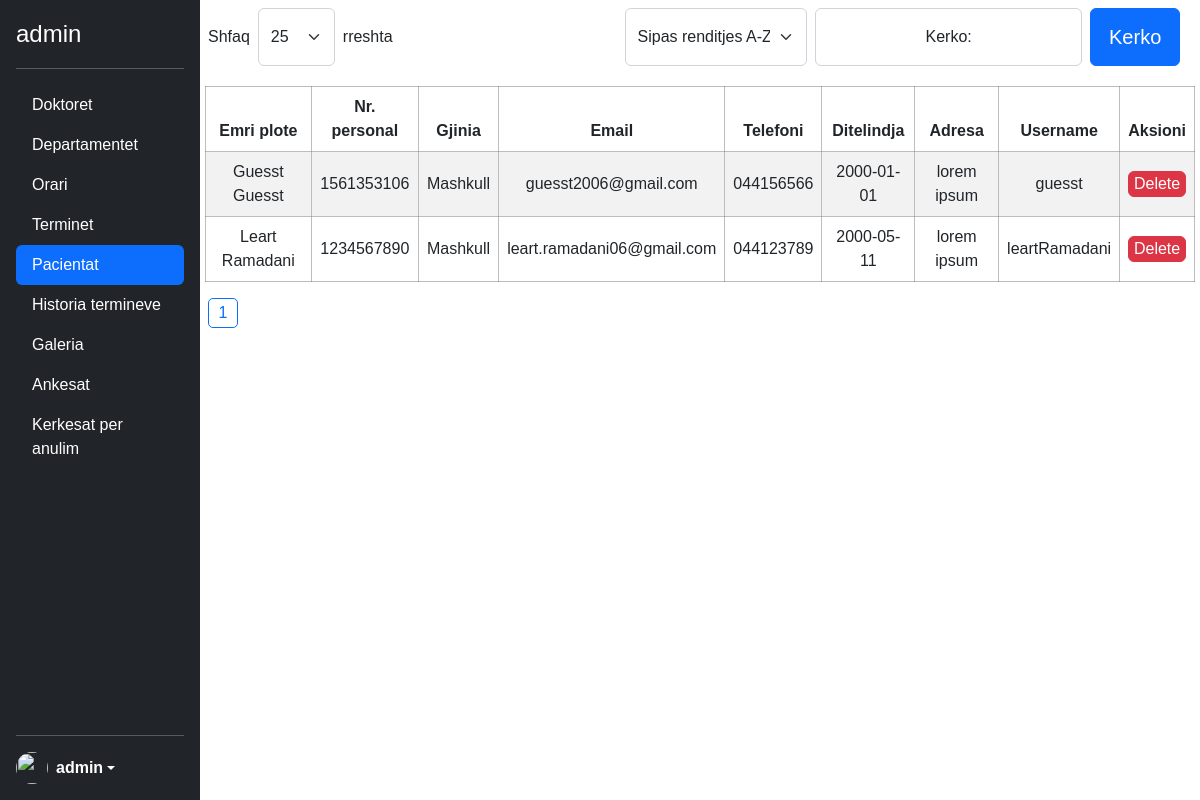
Page /admin/pacientat.php (signed in) on the committed database.
### tables this page shows
CREATE TABLE `patient_table` (
  `id` int(11) NOT NULL,
  `emri` varchar(100) NOT NULL,
  `mbiemri` varchar(100) NOT NULL,
  `numri_personal` int(10) NOT NULL,
  `gjinia` varchar(100) NOT NULL,
  `email` varchar(100) NOT NULL,
  `telefoni` varchar(100) NOT NULL,
  `ditlindja` date NOT NULL,
  `adresa` varchar(100) NOT NULL,
  `username` varchar(100) NOT NULL,
  `password` varchar(225) NOT NULL,
  `veri_code` int(6) NOT NULL,
  `veri_date` date NOT NULL,
  `veri_time` time NOT NULL,
  `verificated` tinyint(1) NOT NULL
);

### admin/pacientat.php (the view, shortened to what this page needs)
<?php
include('../config.php');
?>
<?php include('header.php') ?>
</head>
<body>
    <div class="sideBlock">
        <button type="button" class="ham" id="ham_menu"><i class="fa-solid fa-bars"></i></button>
    </div>
    <div class="d-flex flex-column flex-shrink-0 p-3 text-white bg-dark sidebar">
        <p class="d-flex align-items-center mb-3 mb-md-0 me-md-auto text-white ">
            <span class="fs-4"><?php echo $_SESSION['admin'] ?></span>
        </p>
        <hr>
        <ul class="nav nav-pills flex-column mb-auto">
            <li class="nav-item"><a href="doktoret.php" class="nav-link text-white">Doktoret</a></li>
            <li><a href="departamentet.php" class="nav-link text-white">Departamentet</a></li>
            <li><a href="orari.php" class="nav-link text-white">Orari</a></li>
            <li><a href="terminet.php" class="nav-link text-white">Terminet</a></li>
            <li><a href="pacientat.php" class="nav-link text-white active" aria-current="page">Pacientat</a></li>
            <li><a href="historiaTerminit.php" class="nav-link text-white">Historia termineve</a></li>
            <li class="nav-item"><a href="galeria.php" class="nav-link text-white">Galeria</a></li>
            <li><a href="ankesat.php" class="nav-link text-white">Ankesat</a></li>
            <li><a href="kerkesatAnulimit.php" class="nav-link text-white">Kerkesat per anulim</a></li>
        </ul>
        <hr>
        <div class="dropdown">
            <a href="#" class="d-flex align-items-center text-white text-decoration-none dropdown-toggle" id="dropdownUser1" data-bs-toggle="dropdown" aria-expanded="false">
                <img src="https://w7.pngwing.com/pngs/200/420/png-transparent-user-profile-computer-icons-overview-rectangle-black-data-thumbnail.png" alt="" width="32" height="32" class="rounded-circle me-2">
                <strong><?php echo $_SESSION['admin'] ?></strong>
            </a>
        </div>
    </div>
    <?php
    $searchedQuery = "";
    $entries = isset($_GET['entries']) ? $_GET['entries'] : 25;
    $sortDefault = "default";
    $sortBy = isset($_GET['sortBy']) ? $_GET['sortBy'] : $sortDefault;
    $sort = "";
    $countSql = "SELECT COUNT(*) as total FROM patient_table";
    $countPrep = $con->prepare($countSql);
    $countPrep->execute();
    $totalRows = $countPrep->fetch();
    $totalRows = $totalRows['total'];
    $totalPages = ceil($totalRows / $entries);
    $currentPage = isset($_GET['page']) ? $_GET['page'] : 1;
    $startIndex = ($currentPage - 1) * $entries;
    if ($sortBy == "default") {
        $sort = " ORDER BY emri ASC LIMIT :startIndex, $entries";
        $sortASC = 'selected';
        $searchedQuery = isset($_GET['keyword']) ? $_GET['keyword'] : "";
    } else if ($sortBy == "ASC") {
        $sort = " ORDER BY emri ASC LIMIT :startIndex, $entries";
        $sortASC = 'selected';
        $searchedQuery = isset($_GET['keyword']) ? $_GET['keyword'] : "";
    } else if ($sortBy == "DESC") {
        $sort = " ORDER BY emri DESC LIMIT :startIndex, $entries";
        $sortDESC = 'selected';
        $searchedQuery = isset($_GET['keyword']) ? $_GET['keyword'] : "";
    }
    if (isset($_GET['search']) && !empty($_GET['keyword'])) {
        $keyword = $_GET['keyword'];
        $sort = "SELECT * FROM patient_table WHERE emri=:keyword OR mbiemri=:keyword OR numri_personal=:keyword OR email=:keyword OR
        adresa=:keyword OR username=:keyword OR telefoni=:keyword OR gjinia=:keyword" . $sort;
        $sql = $sort;
        $prep = $con->prepare($sql);
        $prep->bindParam(':keyword', $keyword);
        $prep->bindValue(':startIndex', $startIndex, PDO::PARAM_INT);
        $prep->execute();
        $data = $prep->fetchAll(PDO::FETCH_ASSOC);
        $searchedQuery = $keyword;
    } else {
        $sql = "SELECT * FROM patient_table" . $sort;
        $prep = $con->prepare($sql);
        $prep->bindValue(':startIndex', $startIndex, PDO::PARAM_INT);
        $prep->execute();
        $data = $prep->fetchAll(PDO::FETCH_ASSOC);
    }
    if (!$data) {
        $empty = 'empty';
    } else {
        $empty = '';
    }
    ?>
    <main class="text-center main mainRes d-flex flex-column align-items-center">
        <div class="d-flex justify-content-between w-100 p-2 ">
            <div>
                <form id="entriesForm" method="GET" class="d-flex align-items-center w-25" action="">
                    <label for="entries" class="me-2">Shfaq</label>
                    <select class="form-select" id="entries" aria-label="" name="entries" style="width: 80px; height: 58px" onchange="this.form.submit()">
                        <option value="25" <?= $entry25 ?? '' ?>>25</option>
                    </select>
                    <label for="entries" class="ms-2">rreshta</label>
                </form>
            </div>
            <div class="d-flex w-75 justify-content-end pe-2">
                <div class="w-25">
                    <form id="sortForm" method="GET" class="d-flex align-items-center" action="">
                        <select class="form-select" id="sortBy" name="sortBy" aria-label="Default select example" style="height: 58px" onchange="this.form.submit()">
                            <option value="ASC" <?= $sortASC ?? "" ?>>Sipas renditjes A-Zh</option>
                        </select>
                    </form>
                </div>
                <div class="w-50 ms-2 me-1">
                    <form method="get" action="">
                        <div class="d-flex mb-1">
                            <div class="form-floating w-75">
                                <input type="text" class="form-control lastName" id="floatingInput" name="keyword" placeholder="Kerkro:" value="<?= $searchedQuery ?>">
                                <label for="floatingInput">Kerko:</label>
                            </div>
                            <button class="btn btn-primary w-25 fs-5 ms-2" name="search">Kerko</button>
                        </div>
                    </form>
                </div>
            </div>
        </div>
        <?php if ($empty == '') : ?>
            <table class="table table-striped mt-2 table_patient ">
                <thead>
                    <tr>
                        <th scope="col">Emri plote</th>
                        <th scope="col">Nr. personal</th>
                        <th scope="col">Gjinia</th>
                        <th scope="col">Email</th>
                        <th scope="col">Telefoni</th>
                        <th scope="col">Ditelindja</th>
                        <th scope="col">Adresa</th>
                        <th scope="col">Username</th>
                        <th scope="col">Aksioni</th>
                    </tr>
                </thead>
                <tbody>
                    <?php foreach ($data as $data) : ?>
                        <tr>
                            <td><?= $data['emri'] . ' ' . $data['mbiemri'] ?></td>
                            <td><?= $data['numri_personal'] ?></td>
                            <td><?= $data['gjinia'] ?></td>
                            <td><?= $data['email'] ?></td>
                            <td class="p-2"><?= $data['telefoni'] ?></td>
                            <td class="p-2"><?= $data['ditlindja'] ?></td>
                            <td><?= $data['adresa'] ?></td>
                            <td><?= $data['username'] ?></td>
                            <td>
                                <a class="text-decoration-none text-white" href="deletePatient.php?id=<?= $data['id']  ?>"><button class="btn btn-danger w-100 p-0 text-white">Delete</button></a>
                            </td>
                        </tr>
                    <?php endforeach; ?>
                </tbody>
            </table>
        <?php endif; ?>
        <?php if ($empty == 'empty') { ?>
            <article class=" d-flex justify-content-center mt-5">
                <h1 class=" h1 fw-normal text-center mt-5">Te dhenat nuk u gjenden ne databaze.</h1>
            </article>
        <?php } else { ?>
            <div class="imagePagination  justify-content-start w-100 ps-2">
                <?php
                $maxVisibleLinks = 5;
                $startPage = max(1, $currentPage - floor($maxVisibleLinks / 2));
                $endPage = min($startPage + $maxVisibleLinks - 1, $totalPages);
                for ($i = $startPage; $i <= $endPage; $i++) {
                    $activePage = ($i == $currentPage) ? 'activePage' : '';
                    echo '<a class="paginationLink ' . $activePage . '" href="?page=' . $i . '">' . $i . '</a> ';
                }
                ?>
            </div>
        <?php } ?>
    </main>
</body>
</html>

### css/main.css (style rules this page uses)
:root { --primary: #0D6EFD; --background: #081C15; --secondary: #40916C; --border: #74c69d; --focus: #95d5b2; --font-family: 'Roboto', sans-serif; --grey: #adb5bd; --darkGrey: #495057; }
* { font-family: Arial, Helvetica, sans-serif; }
body { overflow: auto !important; }
main { max-height: none !important; }
.main { display: flex; justify-content: center; width: calc(100% - 200px); margin-left: 200px; }
.sidebar { width: 200px !important; height: 100% !important; position: fixed; display: flex; flex-direction: column; z-index: 999; }
.imagePagination { display: flex; flex-wrap: wrap; gap: 10px; }
.paginationLink { text-decoration: none; border: 1px solid rgba(119, 136, 153, 0.659); color: rgba(119, 136, 153, 0.659); border-radius: 5px; width: 30px; height: 30px; display: flex; justify-content: center; align-items: center; }
.activePage { border-color: #0D6EFD; color: #0D6EFD; }
.form-select { height: 50px; }
.table thead tr, .table tbody td { height: 30px !important; }
.table { width: 99% !important; }
.table thead tr th { border: 1px solid rgba(128, 128, 128, 0.521); }
.table tbody tr td { border: 1px solid rgba(128, 128, 128, 0.521); vertical-align: middle; }
.sideBlock { position: absolute; top: 10px; left: 5px; }

### rows in the picture
patient_table: emri "Guesst", mbiemri "Guesst", numri_personal "1561353106", gjinia "Mashkull", email "guesst2006@gmail.com", telefoni "044156566", ditlindja "2000-01-01", adresa "lorem ipsum", username "guesst"
patient_table: emri "Leart", mbiemri "Ramadani", numri_personal "1234567890", gjinia "Mashkull", email "leart.ramadani06@gmail.com", telefoni "044123789", ditlindja "2000-05-11", adresa "lorem ipsum", username "leartRamadani"

### other values in the picture
$_SESSION['admin'] "admin"
